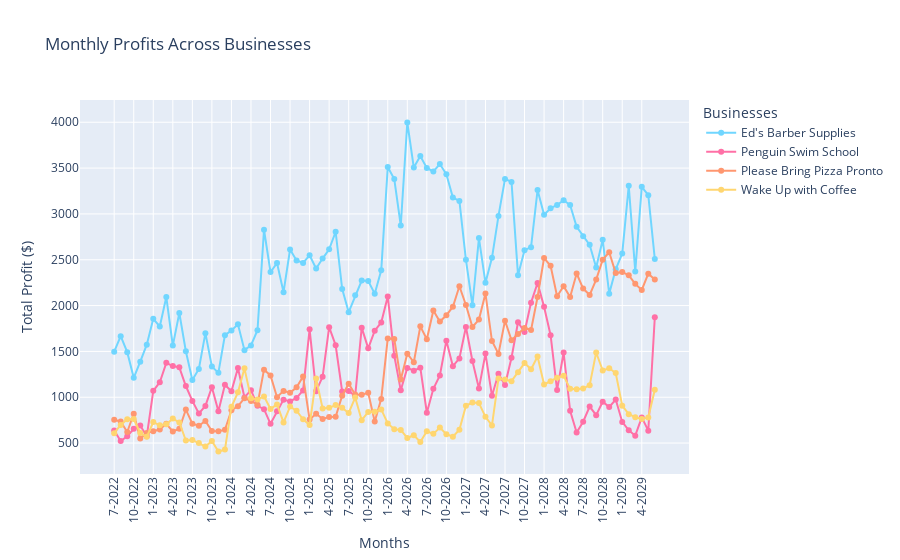

The notebook cell this image was saved under:
### Markdown cell above
### We want to visualise the performance of each business over the years

### Code cell
import plotly.graph_objects as go
businesses = business_monthly_profits_df["business_name"].unique()
business_colours = ["#70d6ff", "#ff70a6", "#ff9770", "#ffd670"]
fig = go.Figure()
for business, colour in zip(businesses, business_colours):
    business_profit_data = business_monthly_profits_df[
        business_monthly_profits_df["business_name"] == business]
    fig.add_trace(go.Scatter(x=business_profit_data["month-year"],
                             y=business_profit_data["total_monthly_profit"],
                             mode='lines+markers',
                             name=business,
                             line=dict(color=colour)
                             ))
fig.update_layout(
    title="Monthly Profits Across Businesses",
    xaxis_title="Months",
    yaxis_title="Total Profit ($)",
    xaxis_tickangle=270,
    legend_title="Businesses",
)
fig.show()
